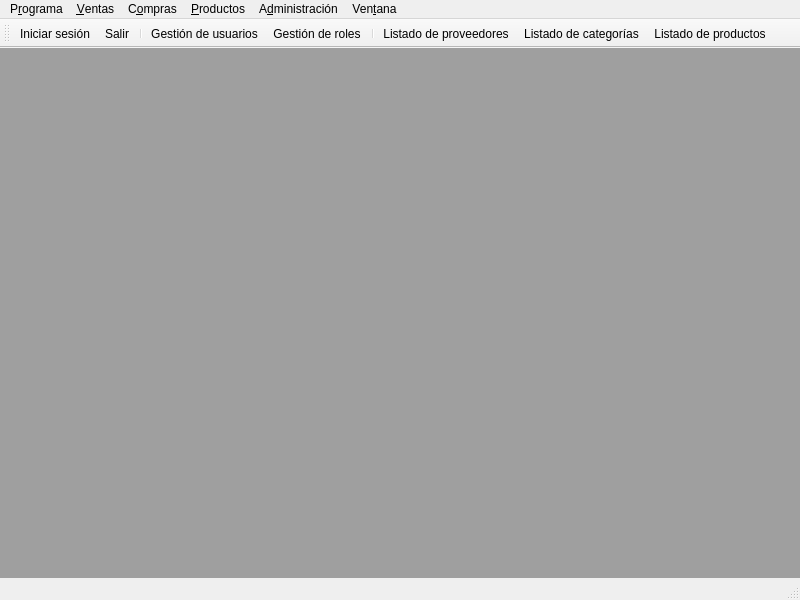
<?xml version="1.0" encoding="UTF-8"?>
<ui version="4.0">
 <class>MainWindow</class>
 <widget class="QMainWindow" name="MainWindow">
  <property name="geometry">
   <rect>
    <x>0</x>
    <y>0</y>
    <width>800</width>
    <height>600</height>
   </rect>
  </property>
  <property name="windowTitle">
   <string>Mar pájaros TPV</string>
  </property>
  <property name="windowIcon">
   <iconset resource="../Resources.qrc">
    <normaloff>:/assets/marpajaros.ico</normaloff>:/assets/marpajaros.ico</iconset>
  </property>
  <widget class="QWidget" name="centralwidget">
   <layout class="QGridLayout" name="gridLayout">
    <property name="leftMargin">
     <number>0</number>
    </property>
    <property name="topMargin">
     <number>0</number>
    </property>
    <property name="rightMargin">
     <number>0</number>
    </property>
    <property name="bottomMargin">
     <number>0</number>
    </property>
    <item row="0" column="0">
     <widget class="QMdiArea" name="mdiArea">
      <property name="verticalScrollBarPolicy">
       <enum>Qt::ScrollBarAsNeeded</enum>
      </property>
      <property name="horizontalScrollBarPolicy">
       <enum>Qt::ScrollBarAsNeeded</enum>
      </property>
      <property name="viewMode">
       <enum>QMdiArea::SubWindowView</enum>
      </property>
      <property name="documentMode">
       <bool>false</bool>
      </property>
      <property name="tabsClosable">
       <bool>false</bool>
      </property>
     </widget>
    </item>
   </layout>
  </widget>
  <widget class="QMenuBar" name="menubar">
   <property name="geometry">
    <rect>
     <x>0</x>
     <y>0</y>
     <width>800</width>
     <height>22</height>
    </rect>
   </property>
   <widget class="QMenu" name="menu_Programa">
    <property name="title">
     <string>P&amp;rograma</string>
    </property>
    <addaction name="action_Iniciar_sesion"/>
    <addaction name="separator"/>
    <addaction name="action_Salir"/>
   </widget>
   <widget class="QMenu" name="menu_Ventas">
    <property name="title">
     <string>&amp;Ventas</string>
    </property>
    <addaction name="action_Nueva_venta"/>
    <addaction name="action_Listado_de_ventas"/>
    <addaction name="separator"/>
    <addaction name="action_Abrir_Cerrar_caja"/>
   </widget>
   <widget class="QMenu" name="menu_Compras">
    <property name="title">
     <string>C&amp;ompras</string>
    </property>
    <addaction name="action_Nueva_compra_al_proveedor"/>
    <addaction name="action_Listado_de_compras"/>
   </widget>
   <widget class="QMenu" name="menu_Productos">
    <property name="title">
     <string>&amp;Productos</string>
    </property>
    <addaction name="actionListado_de_proveedores"/>
    <addaction name="actionListado_de_categorias"/>
    <addaction name="actionListado_de_productos"/>
    <addaction name="separator"/>
    <addaction name="actionControl_de_stock"/>
   </widget>
   <widget class="QMenu" name="menu_Administracion">
    <property name="enabled">
     <bool>true</bool>
    </property>
    <property name="title">
     <string>A&amp;dministración</string>
    </property>
    <property name="toolTipsVisible">
     <bool>false</bool>
    </property>
    <addaction name="actionGestion_de_roles"/>
    <addaction name="actionGestion_de_usuarios"/>
   </widget>
   <widget class="QMenu" name="menu_Ventana">
    <property name="title">
     <string>Ven&amp;tana</string>
    </property>
    <addaction name="actionCascada"/>
    <addaction name="actionDividir_horizontalmente"/>
    <addaction name="separator"/>
    <addaction name="actionCerrar_todo"/>
    <addaction name="separator"/>
   </widget>
   <addaction name="menu_Programa"/>
   <addaction name="menu_Ventas"/>
   <addaction name="menu_Compras"/>
   <addaction name="menu_Productos"/>
   <addaction name="menu_Administracion"/>
   <addaction name="menu_Ventana"/>
  </widget>
  <widget class="QStatusBar" name="statusbar"/>
  <widget class="QToolBar" name="toolBar">
   <property name="windowTitle">
    <string>toolBar</string>
   </property>
   <attribute name="toolBarArea">
    <enum>TopToolBarArea</enum>
   </attribute>
   <attribute name="toolBarBreak">
    <bool>false</bool>
   </attribute>
   <addaction name="action_Iniciar_sesion"/>
   <addaction name="action_Salir"/>
   <addaction name="separator"/>
   <addaction name="actionGestion_de_usuarios"/>
   <addaction name="actionGestion_de_roles"/>
   <addaction name="separator"/>
   <addaction name="actionListado_de_proveedores"/>
   <addaction name="actionListado_de_categorias"/>
   <addaction name="actionListado_de_productos"/>
  </widget>
  <action name="action_Iniciar_sesion">
   <property name="icon">
    <iconset theme="system-lock-screen">
     <normaloff>.</normaloff>.</iconset>
   </property>
   <property name="text">
    <string>&amp;Iniciar sesión...</string>
   </property>
   <property name="shortcut">
    <string>Ctrl+L</string>
   </property>
  </action>
  <action name="action_Salir">
   <property name="icon">
    <iconset theme="application-exit">
     <normaloff>.</normaloff>.</iconset>
   </property>
   <property name="text">
    <string>&amp;Salir</string>
   </property>
   <property name="shortcut">
    <string>Ctrl+Q</string>
   </property>
  </action>
  <action name="action_Nueva_venta">
   <property name="text">
    <string>&amp;Nueva venta</string>
   </property>
  </action>
  <action name="action_Listado_de_ventas">
   <property name="text">
    <string>&amp;Listado de ventas</string>
   </property>
  </action>
  <action name="action_Abrir_Cerrar_caja">
   <property name="text">
    <string>&amp;Abrir caja</string>
   </property>
  </action>
  <action name="action_Nueva_compra_al_proveedor">
   <property name="text">
    <string>&amp;Nueva compra al proveedor</string>
   </property>
  </action>
  <action name="action_Listado_de_compras">
   <property name="text">
    <string>&amp;Listado de compras</string>
   </property>
  </action>
  <action name="actionListado_de_proveedores">
   <property name="icon">
    <iconset resource="../Resources.qrc">
     <normaloff>:/assets/proveedores.png</normaloff>:/assets/proveedores.png</iconset>
   </property>
   <property name="text">
    <string>Listado de &amp;proveedores</string>
   </property>
  </action>
  <action name="actionListado_de_categorias">
   <property name="icon">
    <iconset resource="../Resources.qrc">
     <normaloff>:/assets/categorias.png</normaloff>:/assets/categorias.png</iconset>
   </property>
   <property name="text">
    <string>Listado de &amp;categorías</string>
   </property>
  </action>
  <action name="actionListado_de_productos">
   <property name="icon">
    <iconset resource="../Resources.qrc">
     <normaloff>:/assets/productos.png</normaloff>:/assets/productos.png</iconset>
   </property>
   <property name="text">
    <string>Listado de p&amp;roductos</string>
   </property>
  </action>
  <action name="actionControl_de_stock">
   <property name="text">
    <string>Control de &amp;stock</string>
   </property>
  </action>
  <action name="actionGestion_de_roles">
   <property name="icon">
    <iconset resource="../Resources.qrc">
     <normaloff>:/assets/users.png</normaloff>:/assets/users.png</iconset>
   </property>
   <property name="text">
    <string>Gestión de &amp;roles</string>
   </property>
   <property name="visible">
    <bool>true</bool>
   </property>
  </action>
  <action name="actionGestion_de_usuarios">
   <property name="icon">
    <iconset resource="../Resources.qrc">
     <normaloff>:/assets/user.png</normaloff>:/assets/user.png</iconset>
   </property>
   <property name="text">
    <string>Gestión de &amp;usuarios</string>
   </property>
  </action>
  <action name="actionDividir_horizontalmente">
   <property name="text">
    <string>&amp;Mosaico</string>
   </property>
  </action>
  <action name="actionCascada">
   <property name="text">
    <string>&amp;Cascada</string>
   </property>
  </action>
  <action name="actionCerrar_todo">
   <property name="text">
    <string>Cerrar &amp;todo</string>
   </property>
  </action>
 </widget>
 <resources>
  <include location="../Resources.qrc"/>
 </resources>
 <connections>
  <connection>
   <sender>action_Salir</sender>
   <signal>triggered()</signal>
   <receiver>MainWindow</receiver>
   <slot>close()</slot>
   <hints>
    <hint type="sourcelabel">
     <x>-1</x>
     <y>-1</y>
    </hint>
    <hint type="destinationlabel">
     <x>399</x>
     <y>299</y>
    </hint>
   </hints>
  </connection>
  <connection>
   <sender>action_Iniciar_sesion</sender>
   <signal>triggered()</signal>
   <receiver>MainWindow</receiver>
   <slot>ShowLogin()</slot>
   <hints>
    <hint type="sourcelabel">
     <x>-1</x>
     <y>-1</y>
    </hint>
    <hint type="destinationlabel">
     <x>399</x>
     <y>299</y>
    </hint>
   </hints>
  </connection>
  <connection>
   <sender>actionListado_de_productos</sender>
   <signal>triggered()</signal>
   <receiver>MainWindow</receiver>
   <slot>AbrirListadoProductos()</slot>
   <hints>
    <hint type="sourcelabel">
     <x>-1</x>
     <y>-1</y>
    </hint>
    <hint type="destinationlabel">
     <x>399</x>
     <y>299</y>
    </hint>
   </hints>
  </connection>
  <connection>
   <sender>actionCascada</sender>
   <signal>triggered()</signal>
   <receiver>MainWindow</receiver>
   <slot>Cascada()</slot>
   <hints>
    <hint type="sourcelabel">
     <x>-1</x>
     <y>-1</y>
    </hint>
    <hint type="destinationlabel">
     <x>399</x>
     <y>299</y>
    </hint>
   </hints>
  </connection>
  <connection>
   <sender>actionDividir_horizontalmente</sender>
   <signal>triggered()</signal>
   <receiver>MainWindow</receiver>
   <slot>DividirHorizontalmente()</slot>
   <hints>
    <hint type="sourcelabel">
     <x>-1</x>
     <y>-1</y>
    </hint>
    <hint type="destinationlabel">
     <x>399</x>
     <y>299</y>
    </hint>
   </hints>
  </connection>
  <connection>
   <sender>actionCerrar_todo</sender>
   <signal>triggered()</signal>
   <receiver>MainWindow</receiver>
   <slot>CerrarTodo()</slot>
   <hints>
    <hint type="sourcelabel">
     <x>-1</x>
     <y>-1</y>
    </hint>
    <hint type="destinationlabel">
     <x>399</x>
     <y>299</y>
    </hint>
   </hints>
  </connection>
  <connection>
   <sender>actionGestion_de_usuarios</sender>
   <signal>triggered()</signal>
   <receiver>MainWindow</receiver>
   <slot>AbrirListadoUsuarios()</slot>
   <hints>
    <hint type="sourcelabel">
     <x>-1</x>
     <y>-1</y>
    </hint>
    <hint type="destinationlabel">
     <x>399</x>
     <y>299</y>
    </hint>
   </hints>
  </connection>
  <connection>
   <sender>actionGestion_de_roles</sender>
   <signal>triggered()</signal>
   <receiver>MainWindow</receiver>
   <slot>AbrirListadoRoles()</slot>
   <hints>
    <hint type="sourcelabel">
     <x>-1</x>
     <y>-1</y>
    </hint>
    <hint type="destinationlabel">
     <x>399</x>
     <y>299</y>
    </hint>
   </hints>
  </connection>
 </connections>
 <slots>
  <slot>ShowLogin()</slot>
  <slot>AbrirListadoProductos()</slot>
  <slot>Cascada()</slot>
  <slot>DividirHorizontalmente()</slot>
  <slot>CerrarTodo()</slot>
  <slot>AbrirListadoUsuarios()</slot>
  <slot>AbrirListadoRoles()</slot>
 </slots>
</ui>
